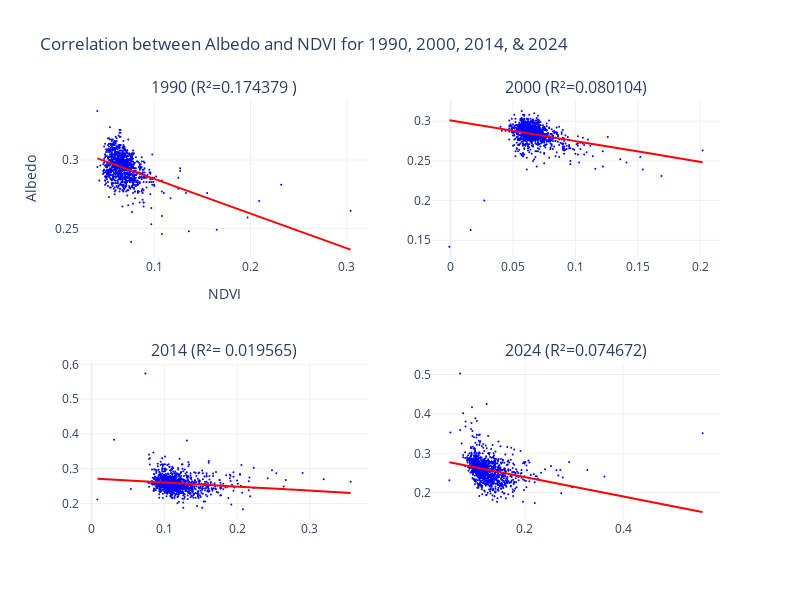

This figure's notebook cell:
### Code cell
# Function to fit model and get regression line data
def fit_model(df):
    X = df['NDVI']
    Y = df['Albedo']
    X = sm.add_constant(X)
    model = sm.OLS(Y, X).fit()
    
    # Generate regression line data
    x_range = np.linspace(X['NDVI'].min(), X['NDVI'].max(), 1000)
    y_range = model.predict(sm.add_constant(x_range))
    
    return x_range, y_range, model

# Fit models for each year and get regression line data
x_range_1990, y_range_1990, model_1990 = fit_model(df_1990)
x_range_2000, y_range_2000, model_2000 = fit_model(df_2000)
x_range_2014, y_range_2014, model_2014 = fit_model(df_2014)
x_range_2024, y_range_2024, model_2024 = fit_model(df_2024)

# Create subplots
fig = make_subplots(rows=2, cols=2, subplot_titles=('1990 (R²=0.174379 )', '2000 (R²=0.080104)', '2014 (R²= 0.019565)', '2024 (R²=0.074672)'))

# Add scatter and regression line for each year
# Year 1990
fig.add_trace(go.Scatter(
    x=df_1990['NDVI'],
    y=df_1990['Albedo'],
    mode='markers',
    name='Data Points',
    marker=dict(size=2, color='blue')
), row=1, col=1)

fig.add_trace(go.Scatter(
    x=x_range_1990,
    y=y_range_1990,
    mode='lines',
    name='Regression Line 1990',
    line=dict(color='red')
), row=1, col=1)

# Year 2000
fig.add_trace(go.Scatter(
    x=df_2000['NDVI'],
    y=df_2000['Albedo'],
    mode='markers',
    marker=dict(size=2, color='blue')
), row=1, col=2)

fig.add_trace(go.Scatter(
    x=x_range_2000,
    y=y_range_2000,
    mode='lines',
    name='Regression Line 2000',
    line=dict(color='red')
), row=1, col=2)

# Year 2014
fig.add_trace(go.Scatter(
    x=df_2014['NDVI'],
    y=df_2014['Albedo'],
    mode='markers',
    marker=dict(size=2, color='blue')
), row=2, col=1)

fig.add_trace(go.Scatter(
    x=x_range_2014,
    y=y_range_2014,
    mode='lines',
    name='Regression Line 2014',
    line=dict(color='red')
), row=2, col=1)

# Year 2024
fig.add_trace(go.Scatter(
    x=df_2024['NDVI'],
    y=df_2024['Albedo'],
    mode='markers',
    marker=dict(size=2, color='blue')
), row=2, col=2)

fig.add_trace(go.Scatter(
    x=x_range_2024,
    y=y_range_2024,
    mode='lines',
    name='Regression Line 2024',
    line=dict(color='red')
), row=2, col=2)

# Update layout
fig.update_layout(
    xaxis_title="NDVI",
    yaxis_title="Albedo",
    title='Correlation between Albedo and NDVI for 1990, 2000, 2014, & 2024',
    height=600,
    width=800,
    showlegend=False,
    template='plotly_white'
)

# Show the plot
fig.show()

### Figure 1 — Plotly figure (JSON) as saved in the notebook; plotly's stock layout.template omitted (floating-point values rounded to 4 significant figures; data arrays with more than 128 entries replaced by an {"elided": "..."} marker saying what was removed)
{"data": [{"marker": {"color": "blue", "size": 2}, "mode": "markers", "name": "Data Points", "type": "scatter", "x": {"elided": "1000 float values"}, "xaxis": "x", "y": {"elided": "1000 float values"}, "yaxis": "y"}, {"line": {"color": "red"}, "mode": "lines", "name": "Regression Line 1990", "type": "scatter", "x": {"elided": "1000 float values"}, "xaxis": "x", "y": {"elided": "1000 float values"}, "yaxis": "y"}, {"marker": {"color": "blue", "size": 2}, "mode": "markers", "type": "scatter", "x": {"elided": "1000 float values"}, "xaxis": "x2", "y": {"elided": "1000 float values"}, "yaxis": "y2"}, {"line": {"color": "red"}, "mode": "lines", "name": "Regression Line 2000", "type": "scatter", "x": {"elided": "1000 float values"}, "xaxis": "x2", "y": {"elided": "1000 float values"}, "yaxis": "y2"}, {"marker": {"color": "blue", "size": 2}, "mode": "markers", "type": "scatter", "x": {"elided": "1000 float values"}, "xaxis": "x3", "y": {"elided": "1000 float values"}, "yaxis": "y3"}, {"line": {"color": "red"}, "mode": "lines", "name": "Regression Line 2014", "type": "scatter", "x": {"elided": "1000 float values"}, "xaxis": "x3", "y": {"elided": "1000 float values"}, "yaxis": "y3"}, {"marker": {"color": "blue", "size": 2}, "mode": "markers", "type": "scatter", "x": {"elided": "1000 float values"}, "xaxis": "x4", "y": {"elided": "1000 float values"}, "yaxis": "y4"}, {"line": {"color": "red"}, "mode": "lines", "name": "Regression Line 2024", "type": "scatter", "x": {"elided": "1000 float values"}, "xaxis": "x4", "y": {"elided": "1000 float values"}, "yaxis": "y4"}], "layout": {"annotations": [{"font": {"size": 16}, "showarrow": false, "text": "1990 (R²=0.174379 )", "x": 0.225, "xanchor": "center", "xref": "paper", "y": 1, "yanchor": "bottom", "yref": "paper"}, {"font": {"size": 16}, "showarrow": false, "text": "2000 (R²=0.080104)", "x": 0.775, "xanchor": "center", "xref": "paper", "y": 1, "yanchor": "bottom", "yref": "paper"}, {"font": {"size": 16}, "showarrow": false, "text": "2014 (R²= 0.019565)", "x": 0.225, "xanchor": "center", "xref": "paper", "y": 0.375, "yanchor": "bottom", "yref": "paper"}, {"font": {"size": 16}, "showarrow": false, "text": "2024 (R²=0.074672)", "x": 0.775, "xanchor": "center", "xref": "paper", "y": 0.375, "yanchor": "bottom", "yref": "paper"}], "height": 600, "showlegend": false, "title": {"text": "Correlation between Albedo and NDVI for 1990, 2000, 2014, & 2024"}, "width": 800, "xaxis": {"anchor": "y", "domain": [0, 0.45], "title": {"text": "NDVI"}}, "xaxis2": {"anchor": "y2", "domain": [0.55, 1]}, "xaxis3": {"anchor": "y3", "domain": [0, 0.45]}, "xaxis4": {"anchor": "y4", "domain": [0.55, 1]}, "yaxis": {"anchor": "x", "domain": [0.625, 1], "title": {"text": "Albedo"}}, "yaxis2": {"anchor": "x2", "domain": [0.625, 1]}, "yaxis3": {"anchor": "x3", "domain": [0, 0.375]}, "yaxis4": {"anchor": "x4", "domain": [0, 0.375]}}}
